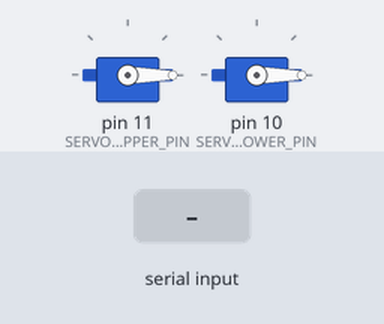
A sketch run on a simulated Arduino Uno, built with avr-gcc and run on an emulated ATmega328P. On the bench: 2 × servo. The test bench sets the inputs (shaded band).

Above: at 1.2 s.
1.3 s: "90,45\n" received over Serial
At 2.9 s:
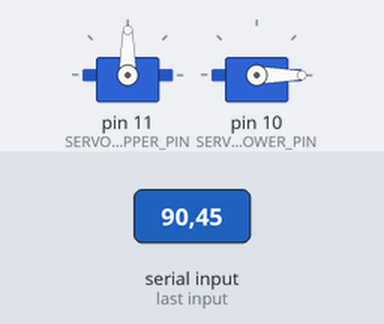
3.8 s: "30,150\n" received over Serial
At 6.0 s:
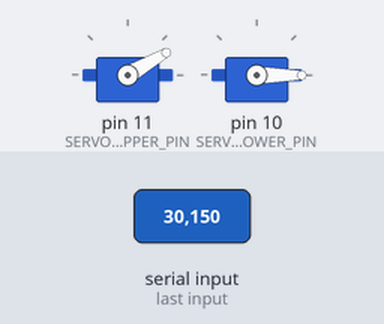
6.3 s: "200\n" received over Serial
At 7.9 s:
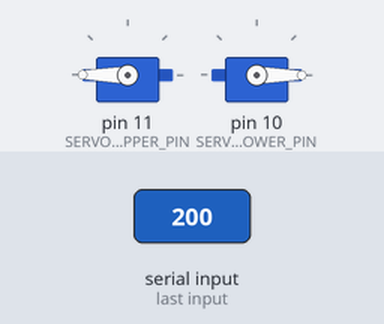
8.8 s: "90\n" received over Serial
At 11.0 s:
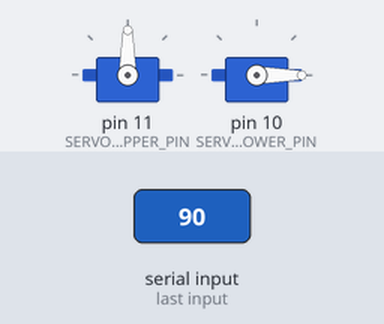
Timing chart, 0 to 12.3 s (numbered marks = the images above; inputs shaded):
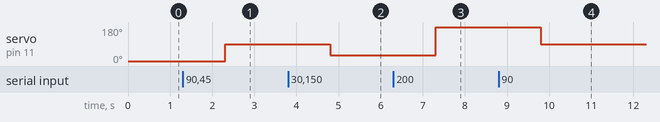

The sketch:

sketch_jun04c.ino
```cpp
#include <Servo.h>

#define SERVO_UPPER_PIN	11
#define SERVO_LOWER_PIN	10

Servo upper;  //for upper servo motor
Servo lower;  //for lower servo motor

//previous position values
//up subscript -> upper previous, lp -> lower previous
uint16_t upPos,lpPos;

//current position values
//uPos -> upper Position, lPos -> lower Position
uint16_t uPos,lPos;

//TO-DO: try to work with simpler datatypes such as char *
//instead of specific and potentially importable datatypes
//such as String
String dat;
int32_t data;

void setup()
{
  Serial.begin(9600); //begin serial communication at 9600
  upper.attach(SERVO_UPPER_PIN);
  lower.attach(SERVO_LOWER_PIN);
}
void loop()
{
  if(Serial.available() > 0)
  {
    //Can be done in a single line -> data = Serial.readString().toInt()
    //see if any issues come up with that in the future
    dat=Serial.readString();
    data = dat.toInt();
    uPos=data%1000;
    lPos=data/1000;
    upPos=uPos;
    lpPos=lPos;
  }
  else
  {
    uPos=upPos;
    lPos=lpPos;
  }
    upper.write(uPos);
    lower.write(lPos);
}
```

Measured:
- after the input at 1.3 s, servo on pin 11 (SERVO_UPPER_PIN): 0° → 90° after 1.0 s
- after the input at 3.8 s, servo on pin 11 (SERVO_UPPER_PIN): 90° → 30° after 1.0 s
- after the input at 6.3 s, servo on pin 11 (SERVO_UPPER_PIN): 30° → 180° after 1.0 s
- after the input at 8.8 s, servo on pin 11 (SERVO_UPPER_PIN): 180° → 90° after 1.0 s
